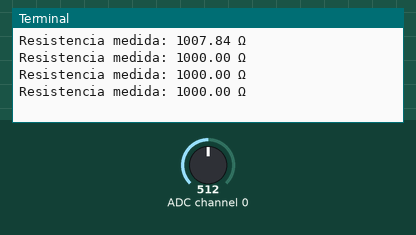
Bench run of a program on a simulated Raspberry Pi (BCM pin numbers). Parts: the last lines printed to the terminal. The test bench sets the inputs (shaded band); at power-on: ADC channel 0 = 512 (analog values on the 0–1023 scale).

Above: at 3.4 s.
3.5 s: ADC channel 0 set to 3
At 4.7 s:
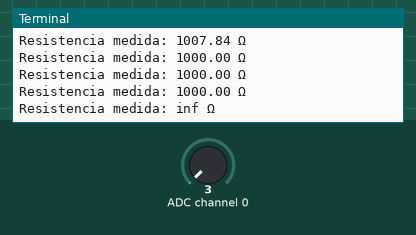
5.0 s: ADC channel 0 set to 6
At 5.5 s:
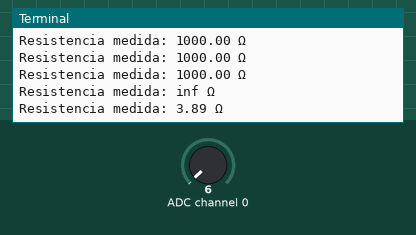
Timing chart, 0 to 8.0 s (numbered marks = the images above; inputs shaded):
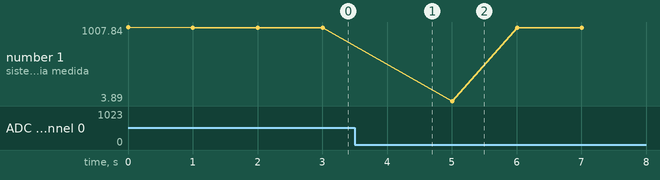

The program:

resistance_MCP3221.py
```python
import smbus2
import time

class MCP3221:
    def __init__(self, address=0x48, bus_number=1):
        self.address = address
        self.bus = smbus2.SMBus(bus_number)

    def read_voltage(self):
        """ Lee el voltaje desde el MCP3221 """
        # Leer 2 bytes
        data = self.bus.read_i2c_block_data(self.address, 0, 2)
        # Convertir los datos a un valor de voltaje
        raw_value = (data[0] << 8) | data[1]
        voltage = (raw_value * 5.0) / 4096.0  # Escala de 0-5V para 12-bit
        return voltage

    def read_current(self, known_resistor):
        """ Lee la corriente a través de la resistencia conocida """
        voltage = self.read_voltage()
        current = voltage / known_resistor  # Ley de Ohm: I = V/R
        return current

    def read_resistance(self, known_resistor):
        """ Calcula la resistencia usando la ley de Ohm """
        voltage = self.read_voltage()
        current = self.read_current(known_resistor)
        if current == 0:
            return float('inf')  # Evitar división por cero
        resistance = voltage / current  # Ley de Ohm: R = V/I
        return resistance

# Ejemplo de uso
if __name__ == "__main__":
    sensor = MCP3221()
    try:
        while True:
            resistance = sensor.read_resistance(1000.0)  # Resistencia conocida de 1kΩ
            print(f"Resistencia medida: {resistance:.2f} Ω")
            time.sleep(1)  # Espera 1 segundo entre lecturas
    except KeyboardInterrupt:
        print("Terminando la lectura.")
```

Measured:
- the behaviour switches between 4 and 5 on ADC channel 0 (found by bisection; images 1 and 2)
- after the input at 3.5 s, the terminal: prints a new line after 0.51 s (image 1)
- after the input at 5.0 s, the terminal: prints a new line at once (image 2)
